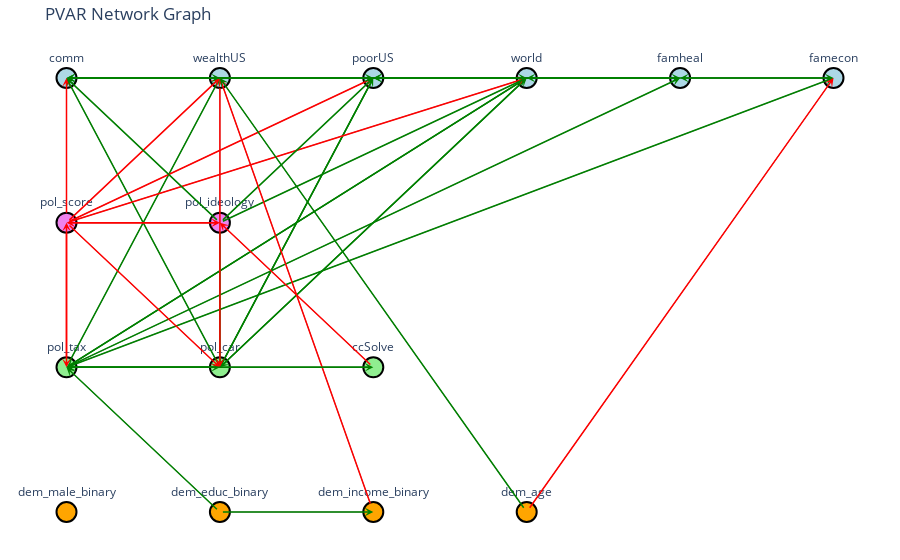
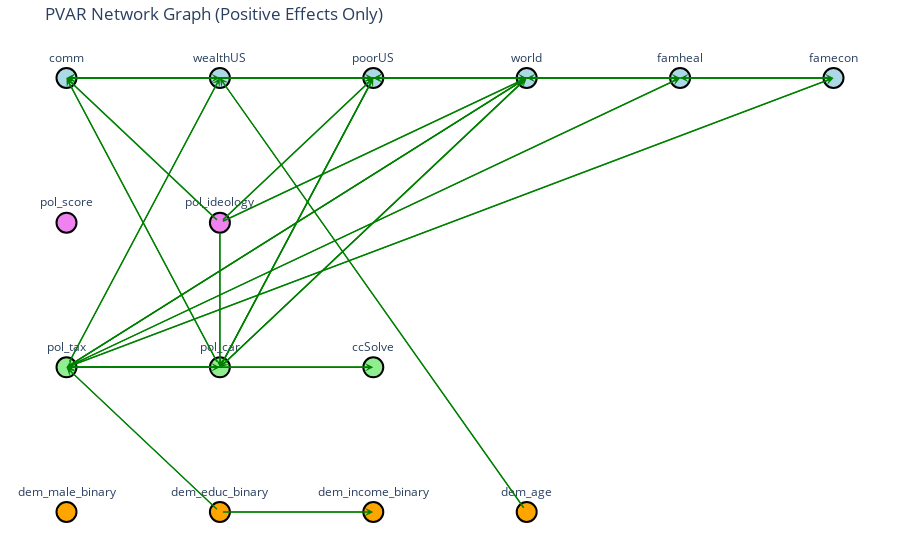
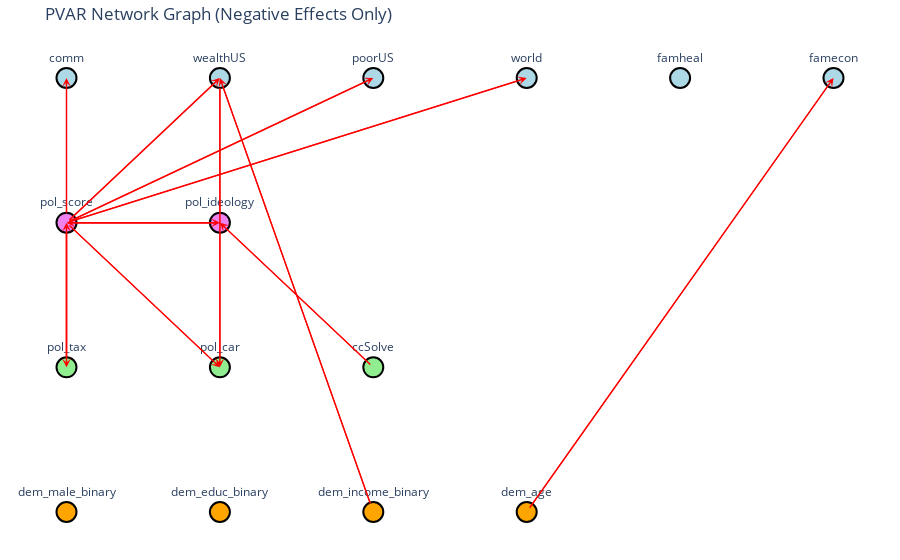

The cell these charts' notebook holds for them, in order:
### Markdown cell above
#### Interaction Model – RQ3 (Ideology Moderates Harm → WTP)
* The **main effects of political ideology** are clear:
  * `ideology_liberal` has the **strongest positive association** with WTP and is **statistically significant**
* **None of the interaction terms** between harm perception variables (e.g., `cc4_world`, `cc4_comm`) and ideology groups are significant.
  * This suggests that **climate harm perception does not have a different impact on WTP depending on ideological alignment**
* Other control variables such as `cc_pol_tax` retain a **direct positive effect**, but **harm perception and demographic controls** remain **statistically insignificant**

> **Therefore, the answer to RQ3 is:**
>
> While political ideology is a **strong direct predictor** of willingness to pay, it does **not moderate** the effect of perceived climate harm.
> That is, **liberals, moderates, and conservatives react similarly** to perceived climate risks when it comes to financial support - what differs is their baseline support level, not the responsiveness to climate concern.

### Code cell
import pandas as pd
import networkx as nx
import plotly.graph_objects as go
import statsmodels.api as sm

# --- Load data ---
data = pd.read_csv("../data/5-cleaned_data_3waves.csv", low_memory=False)

# --- Define predictors ---
continuous_predictors = [
    "cc4_world", "cc4_wealthUS", "cc4_poorUS",
    "cc4_comm", "cc4_famheal", "cc4_famecon",
    "ccSolve", "cc_pol_tax", "cc_pol_car",
    "dem_income_binary", "dem_age", "dem_educ_binary", "dem_male_binary",
    "pol_score", "pol_ideology"
]
wave_dummy = ["wave3_dummy"]

themes = {
    "climate_harm": ["cc4_comm", "cc4_wealthUS", "cc4_poorUS", "cc4_world", "cc4_famheal", "cc4_famecon"],
    "political": ["pol_score", "pol_ideology", "wave3_dummy"],
    "policy_support": ["cc_pol_tax", "cc_pol_car", "ccSolve"],
    "demographics": ["dem_male_binary", "dem_educ_binary", "dem_income_binary", "dem_age"]
}

# --- Preprocess data ---
data = data.sort_values(by=['PID', 'WAVE'])
for var in continuous_predictors:
    data[f"{var}_lag"] = data.groupby("PID")[var].shift(1)

data["wave3_dummy"] = (data["WAVE"] == 3).astype(int)

X_vars = [f"{var}_lag" for var in continuous_predictors] + wave_dummy
Y_vars = continuous_predictors
df = data.dropna(subset=X_vars + Y_vars)

# --- Build graph from lagged regressions ---
G = nx.DiGraph()
for y in Y_vars:
    X = df[X_vars]
    X = sm.add_constant(X)
    y_vals = df[y]
    model = sm.OLS(y_vals, X).fit()

    for predictor, pval in model.pvalues.items():
        if predictor in ['const', 'wave3_dummy'] or predictor not in X.columns:
            continue  # skip constant and wave3_dummy

        if pval < 0.05:
            weight = model.params[predictor]
            source = predictor.replace("_lag", "")
            target = y
            G.add_edge(source, target, weight=weight)

# Current layout (spring or kamada-kawai)
# pos = nx.spring_layout(G, seed=42)

# # New cleaner top-down layout with pydot
# try:
#     pos = nx.nx_pydot.pydot_layout(G, prog='dot')  # top-down hierarchical
# except Exception as e:
#     print("Falling back to spring layout:", e)
#     pos = nx.spring_layout(G, seed=42)

# --- Override layout to group nodes by theme ---
pos = {}
x_spacing = 1.5
y_spacing = -1.5

# Arrange each theme in a separate row
for row_idx, (theme, vars_list) in enumerate(themes.items()):
    for col_idx, var in enumerate(vars_list):
        # Add both current and lagged versions (if they exist in graph)
        for suffix in ["_lag", ""]:
            node = var + suffix if suffix else var
            if node in G.nodes():
                pos[node] = (col_idx * x_spacing, row_idx * y_spacing)

edge_x, edge_y, edge_text, annotations = [], [], [], []
for u, v in G.edges():
    x0, y0 = pos[u]
    x1, y1 = pos[v]
    edge_x += [x0, x1, None]
    edge_y += [y0, y1, None]
    beta = G[u][v]['weight']
    edge_text.append(f"{u} → {v}<br>β = {beta:.2f}")

    # Color arrows by sign
    color = 'green' if beta > 0 else 'red'
    annotations.append(dict(
        ax=x0, ay=y0,
        x=x1, y=y1,
        xref='x', yref='y',
        axref='x', ayref='y',
        showarrow=True,
        arrowhead=3,
        arrowsize=1,
        arrowwidth=1.5,
        arrowcolor=color
    ))

# Node positions and labels
node_x, node_y = zip(*[pos[n] for n in G.nodes()])
node_colors = ['lightgray' if n in df.columns and n.endswith('_lag') else 'lightgreen' for n in G.nodes()]
node_labels = {n: n.replace("cc4_", "").replace("cc_", "").replace("_lag", "(-1)") for n in G.nodes()}

# --- Create plotly traces ---
edge_trace = go.Scatter(
    x=edge_x, y=edge_y,
    line=dict(width=1, color='gray'),
    hoverinfo='text',
    text=edge_text,
    mode='lines'
)

# Define colors for each theme
theme_colors = {
    "climate_harm": "lightblue",
    "policy_support": "lightgreen",
    "demographics": "orange",
    "political": "violet"
}

# Determine node color based on theme
def get_theme_color(node_name):
    for theme, vars in themes.items():
        if node_name in vars or node_name.replace("_lag", "") in vars:
            return theme_colors[theme]
    return "lightgray"  # fallback

node_colors = [get_theme_color(n) for n in G.nodes()]

# Build enhanced hover text for each node
node_x, node_y, node_text, node_hover, node_color = [], [], [], [], []

for n in G.nodes():
    if n not in pos:
        continue
    x, y = pos[n]
    node_x.append(x)
    node_y.append(y)

    label = node_labels[n]
    node_text.append(label)
    color = get_theme_color(n)
    node_color.append(color)

    # Collect incoming and outgoing edges
    incoming = [f"{node_labels[u]}" for u, _ in G.in_edges(n)]
    outgoing = [f"{node_labels[v]}" for _, v in G.out_edges(n)]

    hover = f"<b>{label}</b><br>"
    if incoming:
        hover += f"← from: {', '.join(incoming)}<br>"
    if outgoing:
        hover += f"→ to: {', '.join(outgoing)}"
    if not incoming and not outgoing:
        hover += "(no connections)"

    node_hover.append(hover)

# Create node trace
node_trace = go.Scatter(
    x=node_x, y=node_y,
    mode='markers+text',
    text=node_text,
    textposition='top center',
    hoverinfo='text',
    hovertext=node_hover,
    marker=dict(size=20, color=node_color, line=dict(width=2, color='black'))
)

# --- Build final figure ---
fig = go.Figure(
    data=[edge_trace, node_trace],
    layout=go.Layout(
        title='PVAR Network Graph',
        showlegend=False,
        margin=dict(l=10, r=10, t=40, b=10),
        font=dict(size=12),
        annotations=annotations,
        hovermode='closest'
    )
)

# Manual legend for themes
for theme, color in theme_colors.items():
    fig.add_trace(go.Scatter(
        x=[None], y=[None],
        mode='markers',
        marker=dict(size=15, color=color),
        name=theme.replace("_", " ").title()
    ))

# Add legend
fig.add_trace(go.Scatter(x=[None], y=[None],
                         mode='lines',
                         line=dict(color='green', width=2),
                         name='Positive effect'))

fig.add_trace(go.Scatter(x=[None], y=[None],
                         mode='lines',
                         line=dict(color='red', width=2),
                         name='Negative effect'))

# Hide axes and grid
fig.update_layout(
    xaxis=dict(showgrid=False, zeroline=False, showticklabels=False),
    yaxis=dict(showgrid=False, zeroline=False, showticklabels=False),
    plot_bgcolor='white'
)

fig.show()

# --- Separate traces for green and red edges ---
def make_colored_figure(color_filter, color_name, color_code):
    edge_x, edge_y, edge_text, annotations = [], [], [], []

    for u, v in G.edges():
        beta = G[u][v]['weight']
        if not color_filter(beta):
            continue
        x0, y0 = pos[u]
        x1, y1 = pos[v]
        edge_x += [x0, x1, None]
        edge_y += [y0, y1, None]
        edge_text.append(f"{u} → {v}<br>β = {beta:.2f}")
        annotations.append(dict(
            ax=x0, ay=y0,
            x=x1, y=y1,
            xref='x', yref='y',
            axref='x', ayref='y',
            showarrow=True,
            arrowhead=3,
            arrowsize=1,
            arrowwidth=1.5,
            arrowcolor=color_code
        ))

    edge_trace = go.Scatter(
        x=edge_x, y=edge_y,
        line=dict(width=1, color=color_code),
        hoverinfo='text',
        text=edge_text,
        mode='lines'
    )

    fig = go.Figure(
        data=[edge_trace, node_trace],
        layout=go.Layout(
            title=f'PVAR Network Graph ({color_name} Effects Only)',
            showlegend=False,
            margin=dict(l=10, r=10, t=40, b=10),
            font=dict(size=12),
            annotations=annotations,
            hovermode='closest'
        )
    )

    for theme, color in theme_colors.items():
        fig.add_trace(go.Scatter(
            x=[None], y=[None],
            mode='markers',
            marker=dict(size=15, color=color),
            name=theme.replace("_", " ").title()
        ))

    fig.add_trace(go.Scatter(x=[None], y=[None],
                             mode='lines',
                             line=dict(color=color_code, width=2),
                             name=f'{color_name} effect'))

    fig.update_layout(
        xaxis=dict(showgrid=False, zeroline=False, showticklabels=False),
        yaxis=dict(showgrid=False, zeroline=False, showticklabels=False),
        plot_bgcolor='white'
    )

    fig.show()

# Plot positive (green) effects
make_colored_figure(lambda b: b > 0, "Positive", "green")

# Plot negative (red) effects
make_colored_figure(lambda b: b < 0, "Negative", "red")
